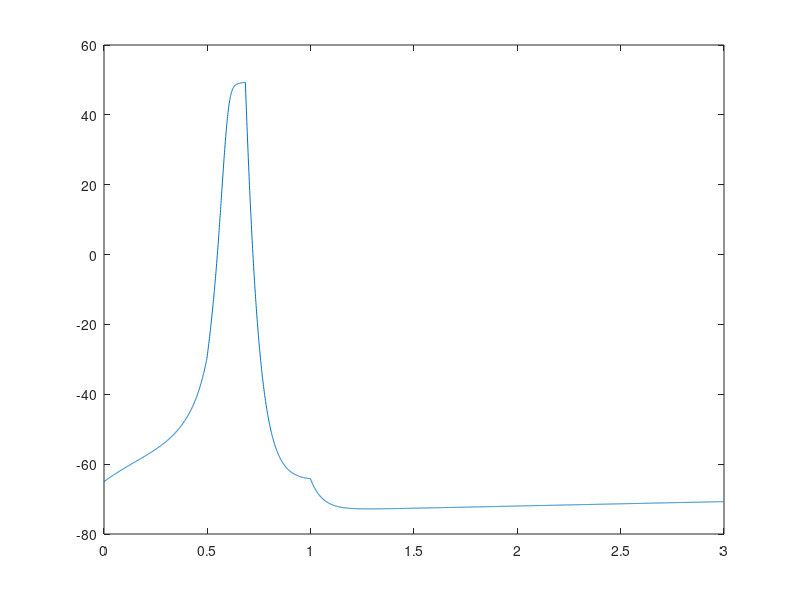

Here is the MATLAB script that generated this plot:
%Constants
capitance = 0.1; % microfarads per centimeter squared
applied_current = 0; %nanoampheres

sodium_displacement = 50; % displacement from the equilibrium  ...
                          % potential in milllivolts
potassium_displacement = -77; % displacement from the equilibrium ...
                              % potential in milllivolts
leakage_displacement = -54.4; % displacement from the equilibrium ...
                               % potential in milllivolts

sodium_conductance = 120; % maximum conductance in millisiemens per ...
                          % centimeters squared
potassium_conductance = 36; % maximum conductance in millisiemens per ...
                            % centimeters squared
leakage_conductance = 0.3; % maximum conductance in millisiemens per ...
                           % centimeters squared
depolorization = 0; 
hyperpolorization = 1;

time = 3; % milliseconds
delta_time = .001; % milliseconds
number_iterations = time/delta_time;
time_array = zeros(1, number_iterations); % time array

an = @(voltage) (0.01 * (voltage + 55))/(1 - exp(-(voltage + 55) / 10));
     % n-gate opening rate constant in meters per second
am = @(voltage) (0.1 * (voltage + 40))/(1 - exp(-(voltage + 40) / 10));
     % m-gate opening rate constant in meters per second
ah = @(voltage) (0.07 * exp(-(voltage + 65) / 20));
     % h-gate opening rate constant in meters per second
bn = @(voltage) (0.125 * exp(-(voltage + 65) / 80));
     % n-gate closing rate constant in meters per second
bm = @(voltage) (4 * exp(-(voltage + 65) / 18));
     % m-gate closing rate constant in meters per second
bh = @(voltage) (1 / (exp(-(voltage + 35) / 10) + 1));
     % h-gate closing rate constant in meters per second

sodium_channel_current = @(voltage, n, m, h) (sodium_conductance * m^3 * ...
    h * (voltage - sodium_displacement)); %nanoampheres
potassium_channel_current = @(voltage, n, m, h) (potassium_conductance * ...
    n^4 * (voltage - potassium_displacement)); %nanoampheres
leakage_current = @(voltage, n, m, h) (leakage_conductance * ...
	(voltage - leakage_displacement)); %nanoampheres

dvdt = @(voltage, I, n, m, h) (((1 / capitance) * ...
     (I - (sodium_channel_current(voltage, n, m, h) + ...
     leakage_current(voltage, n, m, h)))));
dvdt2 = @(voltage, I, n, m, h) (((1 / capitance) * ...
     (I - (potassium_channel_current(voltage, n, m, h) + ...
     leakage_current(voltage, n, m, h)))));
dvdt3 = @(voltage, I, n, m, h) (((1 / capitance) * ...
     (I - (leakage_current(voltage, n, m, h)))));
 

dndt = @(voltage, n, m, h) ((an(voltage) * (1 - n) - bn(voltage) * n));
dmdt = @(voltage, n, m, h) ((am(voltage) * (1 - m) - bm(voltage) * m));
dhdt = @(voltage, n, m, h) ((ah(voltage) * (1 - h) - bh(voltage) * h));
   
% initial values
V = zeros(1, number_iterations); % initialized voltage array
V(1) = -65; % initial voltage in millivolts
n = zeros(1, number_iterations); % initialized n array
n(1) = an(V(1)) / (an(V(1)) + bn(V(1))); % initial n-value
m = zeros(1, number_iterations); % initialized m array
m(1) = am(V(1)) / (am(V(1)) + bm(V(1))); % initial m-value
h = zeros(1, number_iterations); % initialized h array
h(1) = ah(V(1)) / (ah(V(1)) + bh(V(1))); % initial h-value
       
for i = 2:number_iterations
    time_array(i) = (i - 1) * delta_time;
    if i == 500;
         applied_current = 15;
     end
    if i == 1001
         applied_current = 0;
    end
    if V(i-1) < 49.3 && depolorization == 0

        k1 = delta_time * dvdt(V(i - 1), applied_current, n(i - 1), m(i - 1), h(i - 1));
        n1 = delta_time * dndt(V(i - 1), n(i - 1), m(i - 1), h(i - 1));
        m1 = delta_time * dmdt(V(i - 1), n(i - 1), m(i - 1), h(i - 1)); 
        h1 = delta_time * dhdt(V(i - 1), n(i - 1), m(i - 1), h(i - 1));

        k2 = delta_time * dvdt(V(i - 1) + (0.5 * k1), applied_current, n(i - 1) + ...
            (0.5 * n1), m(i - 1) + (0.5 * m1), h(i - 1) + (0.5 * h1));
        n2 = delta_time * dndt(V(i - 1) + (0.5 * k1), n(i - 1) + ...
            (0.5 * n1), m(i - 1) + (0.5 * m1), h(i - 1) + (0.5 * h1));
        m2 = delta_time * dmdt(V(i - 1) + (0.5 * k1), n(i - 1) + ...
            (0.5 * n1), m(i - 1) + (0.5 * m1), h(i - 1) + (0.5 * h1));
        h2 = delta_time * dhdt(V(i - 1) + (0.5 * k1), n(i - 1) + ...
            (0.5 * n1), m(i - 1) + (0.5 * m1), h(i - 1) + (0.5 * h1));

        k3 = delta_time * dvdt(V(i - 1) + (0.5 * k2), applied_current, n(i - 1) + ...
            (0.5 * n2), m(i - 1) + (0.5 * m2), h(i - 1) + (0.5 * h2));
        n3 = delta_time * dndt(V(i - 1) + (0.5 * k2), n(i - 1) + ...
            (0.5 * n2), m(i - 1) + (0.5 * m2), h(i - 1) + (0.5 * h2));
        m3 = delta_time * dmdt(V(i - 1) + (0.5 * k2), n(i - 1) + ...
            (0.5 * n2), m(i - 1) + (0.5 * m2), h(i - 1) + (0.5 * h2));
        h3 = delta_time * dhdt(V(i - 1) + (0.5 * k2), n(i - 1) + ...
            (0.5 * n2), m(i - 1) + (0.5 * m2), h(i - 1) + (0.5 * h2));

        k4 = delta_time * dvdt(V(i - 1) + k3, applied_current, n(i - 1) + n3, m(i - 1) + m3, ...
            h(i - 1) + h3);
        n4 = delta_time * dndt(V(i - 1) + k3, n(i - 1) + n3, m(i - 1) + m3, ...
            h(i - 1) + h3);
        m4 = delta_time * dmdt(V(i - 1) + k3, n(i - 1) + n3, m(i - 1) + m3, ...
            h(i - 1) + h3);
        h4 = delta_time * dhdt(V(i - 1) + k3, n(i - 1) + n3, m(i - 1) + m3, ...
            h(i - 1) + h3);
    elseif V(i-1) > 49.3 && depolorization == 0 && hyperpolorization == 1
        
        depolorization = 1;
        k1 = delta_time * dvdt2(V(i - 1), applied_current, n(i - 1), m(i - 1), h(i - 1));
        n1 = delta_time * dndt(V(i - 1), n(i - 1), m(i - 1), h(i - 1));
        m1 = delta_time * dmdt(V(i - 1), n(i - 1), m(i - 1), h(i - 1)); 
        h1 = delta_time * dhdt(V(i - 1), n(i - 1), m(i - 1), h(i - 1));

        k2 = delta_time * dvdt2(V(i - 1) + (0.5 * k1), applied_current, n(i - 1) + ...
            (0.5 * n1), m(i - 1) + (0.5 * m1), h(i - 1) + (0.5 * h1));
        n2 = delta_time * dndt(V(i - 1) + (0.5 * k1), n(i - 1) + ...
            (0.5 * n1), m(i - 1) + (0.5 * m1), h(i - 1) + (0.5 * h1));
        m2 = delta_time * dmdt(V(i - 1) + (0.5 * k1), n(i - 1) + ...
            (0.5 * n1), m(i - 1) + (0.5 * m1), h(i - 1) + (0.5 * h1));
        h2 = delta_time * dhdt(V(i - 1) + (0.5 * k1), n(i - 1) + ...
            (0.5 * n1), m(i - 1) + (0.5 * m1), h(i - 1) + (0.5 * h1));

        k3 = delta_time * dvdt2(V(i - 1) + (0.5 * k2), applied_current, n(i - 1) + ...
            (0.5 * n2), m(i - 1) + (0.5 * m2), h(i - 1) + (0.5 * h2));
        n3 = delta_time * dndt(V(i - 1) + (0.5 * k2), n(i - 1) + ...
            (0.5 * n2), m(i - 1) + (0.5 * m2), h(i - 1) + (0.5 * h2));
        m3 = delta_time * dmdt(V(i - 1) + (0.5 * k2), n(i - 1) + ...
            (0.5 * n2), m(i - 1) + (0.5 * m2), h(i - 1) + (0.5 * h2));
        h3 = delta_time * dhdt(V(i - 1) + (0.5 * k2), n(i - 1) + ...
            (0.5 * n2), m(i - 1) + (0.5 * m2), h(i - 1) + (0.5 * h2));

        k4 = delta_time * dvdt2(V(i - 1) + k3, applied_current, n(i - 1) + n3, m(i - 1) + m3, ...
            h(i - 1) + h3);
        n4 = delta_time * dndt(V(i - 1) + k3, n(i - 1) + n3, m(i - 1) + m3, ...
            h(i - 1) + h3);
        m4 = delta_time * dmdt(V(i - 1) + k3, n(i - 1) + n3, m(i - 1) + m3, ...
            h(i - 1) + h3);
        h4 = delta_time * dhdt(V(i - 1) + k3, n(i - 1) + n3, m(i - 1) + m3, ...
            h(i - 1) + h3);
    elseif V(i-1) < 49.3 && depolorization == 1 && hyperpolorization == 1 && V(i-1) >= -65
        
        k1 = delta_time * dvdt2(V(i - 1), applied_current, n(i - 1), m(i - 1), h(i - 1));
        n1 = delta_time * dndt(V(i - 1), n(i - 1), m(i - 1), h(i - 1));
        m1 = delta_time * dmdt(V(i - 1), n(i - 1), m(i - 1), h(i - 1)); 
        h1 = delta_time * dhdt(V(i - 1), n(i - 1), m(i - 1), h(i - 1));

        k2 = delta_time * dvdt2(V(i - 1) + (0.5 * k1), applied_current, n(i - 1) + ...
            (0.5 * n1), m(i - 1) + (0.5 * m1), h(i - 1) + (0.5 * h1));
        n2 = delta_time * dndt(V(i - 1) + (0.5 * k1), n(i - 1) + ...
            (0.5 * n1), m(i - 1) + (0.5 * m1), h(i - 1) + (0.5 * h1));
        m2 = delta_time * dmdt(V(i - 1) + (0.5 * k1), n(i - 1) + ...
            (0.5 * n1), m(i - 1) + (0.5 * m1), h(i - 1) + (0.5 * h1));
        h2 = delta_time * dhdt(V(i - 1) + (0.5 * k1), n(i - 1) + ...
            (0.5 * n1), m(i - 1) + (0.5 * m1), h(i - 1) + (0.5 * h1));

        k3 = delta_time * dvdt2(V(i - 1) + (0.5 * k2), applied_current, n(i - 1) + ...
            (0.5 * n2), m(i - 1) + (0.5 * m2), h(i - 1) + (0.5 * h2));
        n3 = delta_time * dndt(V(i - 1) + (0.5 * k2), n(i - 1) + ...
            (0.5 * n2), m(i - 1) + (0.5 * m2), h(i - 1) + (0.5 * h2));
        m3 = delta_time * dmdt(V(i - 1) + (0.5 * k2), n(i - 1) + ...
            (0.5 * n2), m(i - 1) + (0.5 * m2), h(i - 1) + (0.5 * h2));
        h3 = delta_time * dhdt(V(i - 1) + (0.5 * k2), n(i - 1) + ...
            (0.5 * n2), m(i - 1) + (0.5 * m2), h(i - 1) + (0.5 * h2));

        k4 = delta_time * dvdt2(V(i - 1) + k3, applied_current, n(i - 1) + n3, m(i - 1) + m3, ...
            h(i - 1) + h3);
        n4 = delta_time * dndt(V(i - 1) + k3, n(i - 1) + n3, m(i - 1) + m3, ...
            h(i - 1) + h3);
        m4 = delta_time * dmdt(V(i - 1) + k3, n(i - 1) + n3, m(i - 1) + m3, ...
            h(i - 1) + h3);
        h4 = delta_time * dhdt(V(i - 1) + k3, n(i - 1) + n3, m(i - 1) + m3, ...
            h(i - 1) + h3);
    elseif V(i-1)<-65 && depolorization ==1 && hyperpolorization ==1 
        hyperpolorization = 0;
        k1 = delta_time * dvdt2(V(i - 1), applied_current, n(i - 1), m(i - 1), h(i - 1));
        n1 = delta_time * dndt(V(i - 1), n(i - 1), m(i - 1), h(i - 1));
        m1 = delta_time * dmdt(V(i - 1), n(i - 1), m(i - 1), h(i - 1)); 
        h1 = delta_time * dhdt(V(i - 1), n(i - 1), m(i - 1), h(i - 1));

        k2 = delta_time * dvdt2(V(i - 1) + (0.5 * k1), applied_current, n(i - 1) + ...
            (0.5 * n1), m(i - 1) + (0.5 * m1), h(i - 1) + (0.5 * h1));
        n2 = delta_time * dndt(V(i - 1) + (0.5 * k1), n(i - 1) + ...
            (0.5 * n1), m(i - 1) + (0.5 * m1), h(i - 1) + (0.5 * h1));
        m2 = delta_time * dmdt(V(i - 1) + (0.5 * k1), n(i - 1) + ...
            (0.5 * n1), m(i - 1) + (0.5 * m1), h(i - 1) + (0.5 * h1));
        h2 = delta_time * dhdt(V(i - 1) + (0.5 * k1), n(i - 1) + ...
            (0.5 * n1), m(i - 1) + (0.5 * m1), h(i - 1) + (0.5 * h1));

        k3 = delta_time * dvdt2(V(i - 1) + (0.5 * k2), applied_current, n(i - 1) + ...
            (0.5 * n2), m(i - 1) + (0.5 * m2), h(i - 1) + (0.5 * h2));
        n3 = delta_time * dndt(V(i - 1) + (0.5 * k2), n(i - 1) + ...
            (0.5 * n2), m(i - 1) + (0.5 * m2), h(i - 1) + (0.5 * h2));
        m3 = delta_time * dmdt(V(i - 1) + (0.5 * k2), n(i - 1) + ...
            (0.5 * n2), m(i - 1) + (0.5 * m2), h(i - 1) + (0.5 * h2));
        h3 = delta_time * dhdt(V(i - 1) + (0.5 * k2), n(i - 1) + ...
            (0.5 * n2), m(i - 1) + (0.5 * m2), h(i - 1) + (0.5 * h2));

        k4 = delta_time * dvdt2(V(i - 1) + k3, applied_current, n(i - 1) + n3, m(i - 1) + m3, ...
            h(i - 1) + h3);
        n4 = delta_time * dndt(V(i - 1) + k3, n(i - 1) + n3, m(i - 1) + m3, ...
            h(i - 1) + h3);
        m4 = delta_time * dmdt(V(i - 1) + k3, n(i - 1) + n3, m(i - 1) + m3, ...
            h(i - 1) + h3);
        h4 = delta_time * dhdt(V(i - 1) + k3, n(i - 1) + n3, m(i - 1) + m3, ...
            h(i - 1) + h3);
    elseif V(i-1)<-65 && depolorization == 1 && hyperpolorization == 0
        
        
        k1 = delta_time * dvdt2(V(i - 1), applied_current, n(i - 1), m(i - 1), h(i - 1));
        n1 = delta_time * dndt(V(i - 1), n(i - 1), m(i - 1), h(i - 1));
        m1 = delta_time * dmdt(V(i - 1), n(i - 1), m(i - 1), h(i - 1)); 
        h1 = delta_time * dhdt(V(i - 1), n(i - 1), m(i - 1), h(i - 1));

        k2 = delta_time * dvdt2(V(i - 1) + (0.5 * k1), applied_current, n(i - 1) + ...
            (0.5 * n1), m(i - 1) + (0.5 * m1), h(i - 1) + (0.5 * h1));
        n2 = delta_time * dndt(V(i - 1) + (0.5 * k1), n(i - 1) + ...
            (0.5 * n1), m(i - 1) + (0.5 * m1), h(i - 1) + (0.5 * h1));
        m2 = delta_time * dmdt(V(i - 1) + (0.5 * k1), n(i - 1) + ...
            (0.5 * n1), m(i - 1) + (0.5 * m1), h(i - 1) + (0.5 * h1));
        h2 = delta_time * dhdt(V(i - 1) + (0.5 * k1), n(i - 1) + ...
            (0.5 * n1), m(i - 1) + (0.5 * m1), h(i - 1) + (0.5 * h1));

        k3 = delta_time * dvdt2(V(i - 1) + (0.5 * k2), applied_current, n(i - 1) + ...
            (0.5 * n2), m(i - 1) + (0.5 * m2), h(i - 1) + (0.5 * h2));
        n3 = delta_time * dndt(V(i - 1) + (0.5 * k2), n(i - 1) + ...
            (0.5 * n2), m(i - 1) + (0.5 * m2), h(i - 1) + (0.5 * h2));
        m3 = delta_time * dmdt(V(i - 1) + (0.5 * k2), n(i - 1) + ...
            (0.5 * n2), m(i - 1) + (0.5 * m2), h(i - 1) + (0.5 * h2));
        h3 = delta_time * dhdt(V(i - 1) + (0.5 * k2), n(i - 1) + ...
            (0.5 * n2), m(i - 1) + (0.5 * m2), h(i - 1) + (0.5 * h2));

        k4 = delta_time * dvdt2(V(i - 1) + k3, applied_current, n(i - 1) + n3, m(i - 1) + m3, ...
            h(i - 1) + h3);
        n4 = delta_time * dndt(V(i - 1) + k3, n(i - 1) + n3, m(i - 1) + m3, ...
            h(i - 1) + h3);
        m4 = delta_time * dmdt(V(i - 1) + k3, n(i - 1) + n3, m(i - 1) + m3, ...
            h(i - 1) + h3);
        h4 = delta_time * dhdt(V(i - 1) + k3, n(i - 1) + n3, m(i - 1) + m3, ...
            h(i - 1) + h3);
    end

    V(i) = V(i - 1) + 1 / 6 * (k1 + 2 * k2 + 2 * k3 + k4);
    n(i) = n(i - 1) + 1 / 6 * (n1 + 2 * n2 + 2 * n3 + n4);
    m(i) = m(i - 1) + 1 / 6 * (m1 + 2 * m2 + 2 * m3 + m4);
    h(i) = h(i - 1) + 1 / 6 * (h1 + 2 * h2 + 2 * h3 + h4);
end

figure()
plot(time_array, V)
